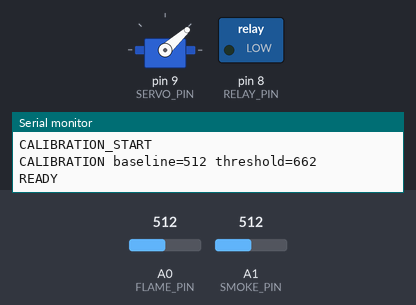
A sketch run on a simulated Arduino Uno, built with avr-gcc and run on an emulated ATmega328P. Parts: servo, switched loads named in the sketch (green lamp = pin HIGH), the last lines printed to the serial monitor. Inputs (shaded band) come from the test bench; at power-on: A0 (FLAME_PIN) = 512, A1 (SMOKE_PIN) = 512.

Above: at 2.27 s.
2.3 s: A0 (FLAME_PIN) set to 649
5.3 s: A0 (FLAME_PIN) set to 678
At 6.3 s:
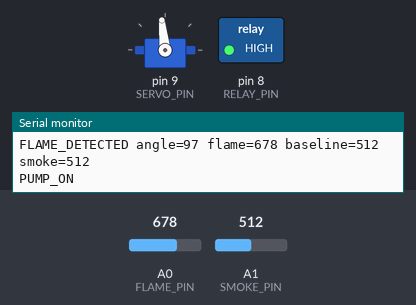
6.8 s: A0 (FLAME_PIN) set to 511
At 6.96 s:
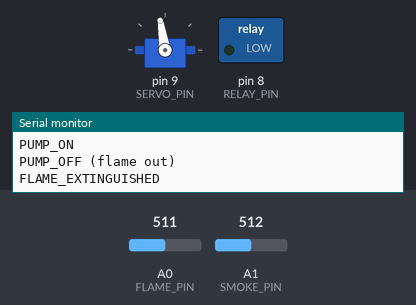
9.8 s: A0 (FLAME_PIN) set to 716
At 10.6 s:
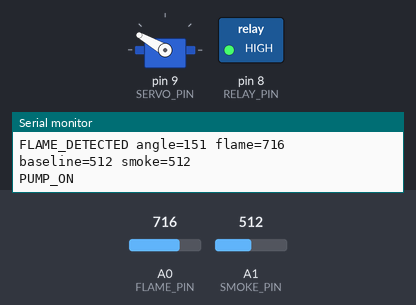
11.3 s: A1 (SMOKE_PIN) set to 316
12.8 s: A1 (SMOKE_PIN) set to 284
At 13.6 s:
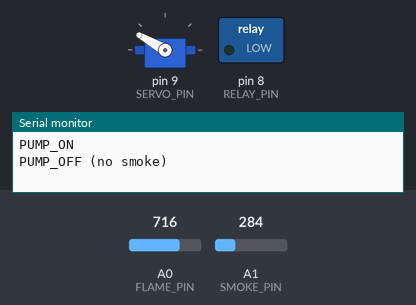
Timing chart, 0 to 15.3 s (numbered marks = the images above; inputs shaded):
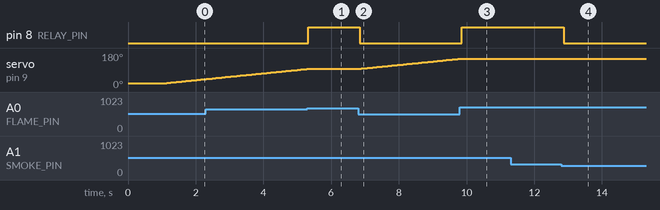

Measured:
- the behaviour switches between 662 and 663 on A0 (FLAME_PIN) (found by bisection; images 0 and 1)
- the behaviour switches between 301 and 300 on A1 (SMOKE_PIN) (found by bisection; images 3 and 4)
- after the input at 5.3 s, pin 8 (RELAY_PIN): LOW → HIGH at once; servo on pin 9 (SERVO_PIN): stays 96° (without the input it goes to 97° after 0.03 s)
- after the input at 6.8 s, pin 8 (RELAY_PIN): HIGH → LOW at once; servo on pin 9 (SERVO_PIN): moves from 96° to 150° over 3.0 s, starting at once
- after the input at 9.8 s, pin 8 (RELAY_PIN): LOW → HIGH after 0.05 s; servo on pin 9 (SERVO_PIN): stays 150° (without the input it goes to 151° after 0.05 s)
- after the input at 11.3 s, every drawn part: stays the same
- after the input at 12.8 s, pin 8 (RELAY_PIN): HIGH → LOW after 0.07 s

The sketch:

sketch_sep8a.ino
```cpp
#include <Servo.h>

// ========== Pin Definitions ==========
const int FLAME_PIN = A0;          // Flame sensor (analog)
const int SMOKE_PIN = A1;          // Smoke sensor (analog)
const int SERVO_PIN = 9;           // Servo control
const int RELAY_PIN = 8;           // Pump relay

Servo scanServo;

// ========== Scan Parameters ==========
const int PAN_MIN = 20;
const int PAN_MAX = 160;
int scanAngle = PAN_MIN;
int scanDir = 1;

// ========== Thresholds (will be set by calibration) ==========
int flameThreshold = 500;
int smokeThreshold = 300;          // Adjust as needed

// ========== State ==========
bool flameDetected = false;
bool smokeDetected = false;
bool pumpActive = false;

// ========== Calibration ==========
int flameBaseline = 0;

// ========== Smoothing ==========
const int NUM_SAMPLES = 5;

int readFlame() {
  long sum = 0;
  for (int i = 0; i < NUM_SAMPLES; i++) {
    sum += analogRead(FLAME_PIN);
    delay(5);
  }
  return sum / NUM_SAMPLES;
}

void setup() {
  Serial.begin(9600);

  scanServo.attach(SERVO_PIN);
  pinMode(RELAY_PIN, OUTPUT);
  digitalWrite(RELAY_PIN, LOW);

  // Move servo to start
  scanServo.write(scanAngle);

  // ---------- Auto‑calibration ----------
  Serial.println("CALIBRATION_START");
  long total = 0;
  for (int i = 0; i < 50; i++) {
    total += analogRead(FLAME_PIN);
    delay(20);
  }
  flameBaseline = total / 50;
  flameThreshold = flameBaseline + 150;   // margin
  if (flameThreshold > 900) flameThreshold = 900;
  if (flameThreshold < 300) flameThreshold = 300;

  Serial.print("CALIBRATION baseline=");
  Serial.print(flameBaseline);
  Serial.print(" threshold=");
  Serial.println(flameThreshold);
  Serial.println("READY");
}

void loop() {
  int flameVal = readFlame();
  int smokeVal = analogRead(SMOKE_PIN);

  smokeDetected = (smokeVal > smokeThreshold);

  // ---------- Flame Detection ----------
  if (flameVal > flameThreshold) {
    if (!flameDetected) {
      flameDetected = true;
      // Send flame detection message with all info
      Serial.print("FLAME_DETECTED angle=");
      Serial.print(scanAngle);
      Serial.print(" flame=");
      Serial.print(flameVal);
      Serial.print(" baseline=");
      Serial.print(flameBaseline);
      Serial.print(" smoke=");
      Serial.println(smokeVal);
    }

    // Stop servo (hold position)

    // Pump control: both flame AND smoke required
    if (smokeDetected) {
      if (!pumpActive) {
        pumpActive = true;
        digitalWrite(RELAY_PIN, HIGH);
        Serial.println("PUMP_ON");
      }
    } else {
      if (pumpActive) {
        pumpActive = false;
        digitalWrite(RELAY_PIN, LOW);
        Serial.println("PUMP_OFF (no smoke)");
      }
    }

    delay(100);
  }
  else {
    // No flame
    if (flameDetected) {
      flameDetected = false;
      if (pumpActive) {
        pumpActive = false;
        digitalWrite(RELAY_PIN, LOW);
        Serial.println("PUMP_OFF (flame out)");
      }
      Serial.println("FLAME_EXTINGUISHED");
    }

    // Keep pump off
    digitalWrite(RELAY_PIN, LOW);

    // Resume scanning
    scanServo.write(scanAngle);
    delay(30);

    scanAngle += scanDir;
    if (scanAngle >= PAN_MAX || scanAngle <= PAN_MIN) {
      scanDir = -scanDir;
    }
  }
}
```
